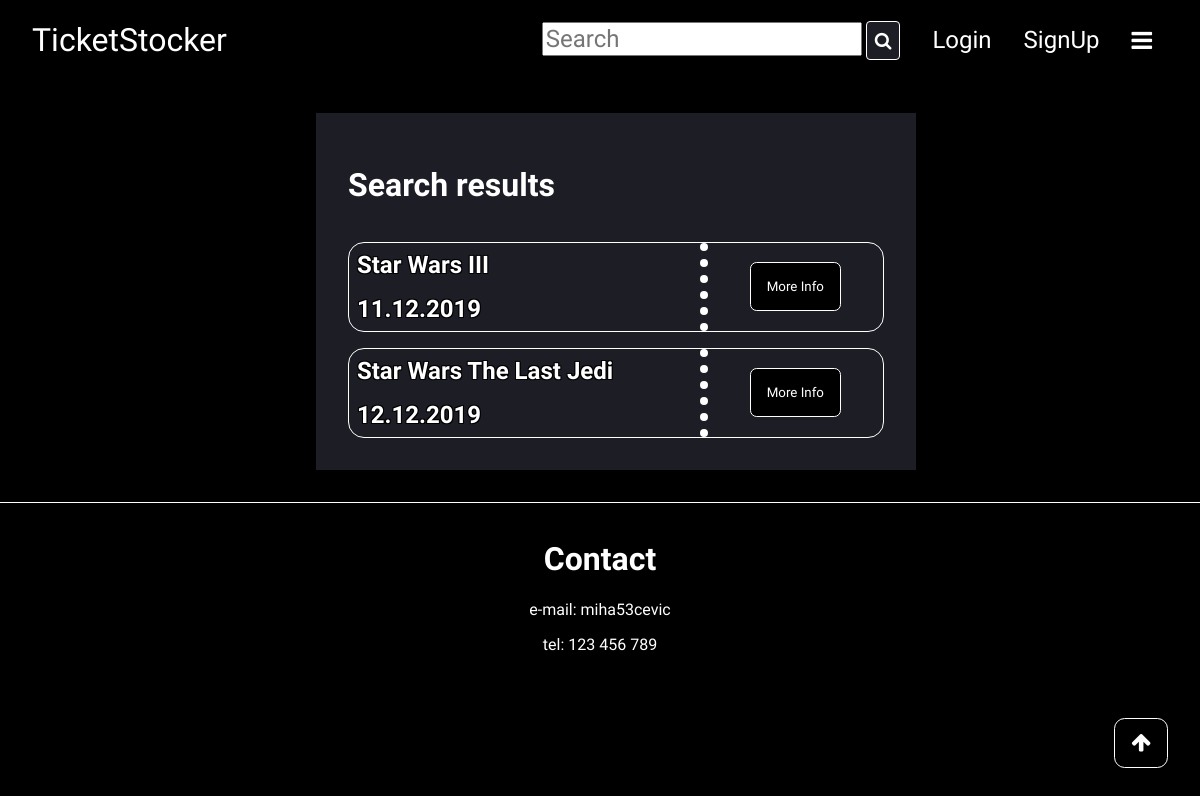
Page /search.php?results=Star Wars on the earlier database version.
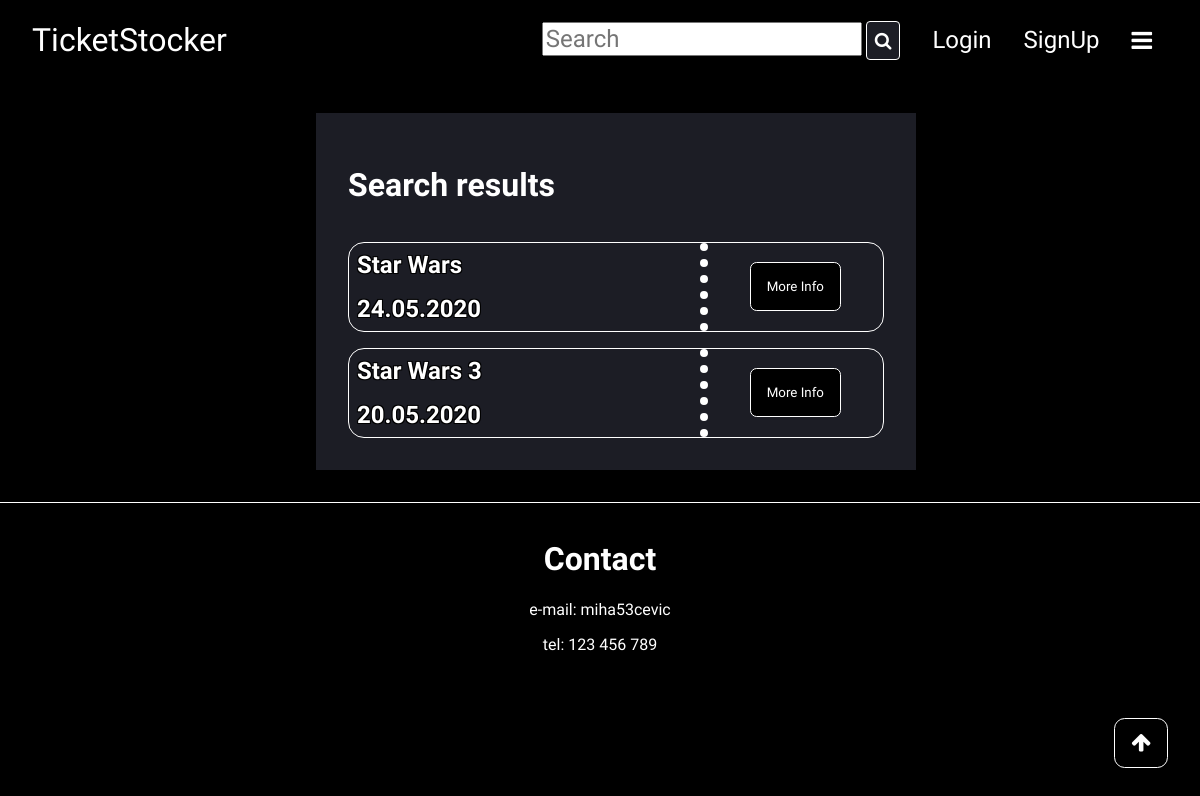
Same page on the later database version.
### tables this page shows
CREATE TABLE `ticket` (
  `id` int(11) NOT NULL,
  `name` varchar(255) NOT NULL,
  `date` date NOT NULL,
  `price` int(11) NOT NULL
);

### src/includes/utils.php (called while the page is built)
<?php
require_once 'SqlHandler.php';
function createSqlHandler() {
    return new SqlHandler('localhost', 'root', '', 'ticket_stocker');
}
function sql_data_exists($handler) {
    return count($handler->data) > 0;
}
?>

### src/includes/SqlHandler.php (called while the page is built, shortened)
<?php
    class SqlHandler {
        public $mysqli;
        function __construct($ip, $user, $pass, $database) {
            $this->mysqli = mysqli_connect($ip, $user, $pass, $database);
        }
        function querry($sql, $read) {
            $result = mysqli_query($this->mysqli, $sql);
            return true;
        }
    };
?>

### src/search.php (the view, shortened to what this page needs)
<?php
    require_once 'includes/utils.php';
    if (!empty($_GET) && isset($_GET['search_query']) && $_GET["search_query"] != '') {
        $name = $_GET['search_query'];
    } else if (!empty($_GET) && isset($_GET['results'])) {
        $name = $_GET['results'];
    }
    if (isset($name)) {
        $handler = createSqlHandler();
        $handler->querry("SELECT id, name, date FROM ticket WHERE ticket.name LIKE '%$name%'", true);
    }
    if (isset($name) && sql_data_exists($handler)) {
        $exists = true;
    } else {
        $exists = false;
    }
?>
<!DOCTYPE html>
<html lang="en">
<head>
    <link rel='stylesheet' href='https://cdnjs.cloudflare.com/ajax/libs/font-awesome/4.7.0/css/font-awesome.min.css'>
    <link rel="stylesheet" href="main.css">
</head>
<body>
    <a href="#top" class="fa fa-arrow-up fa-lg top-icon button"></a>
    <main class="main">
            <header class="header">
                <h1 class="header-title"> <a href="index.php" class="header-title">TicketStocker</a> </h1>
                <div class="col justify-content-center relative">
                    <form action='' method='GET'>
                        <input class="search-field" style='width: 20rem' type="search" placeholder="Search"
                            name='search_query'>
                        <button class="button search-button align-self-center" id="searchButton"><i
                                class="fa fa-search"></i></button>
                    </form>
                </div>
                <?php
                    if (isset($_SESSION['user'])) {
                       printf('<a class="header-greet">Welcome, %s</a>', $_SESSION['user']);
                        if ($_SESSION['type'] == 'admin') {
                            print('<a class="header-item" href="admin/admin.php">AdminPage</a>');
                        }
                       print('<a class="header-item" href="logout.php">Logout</a>');
                    } else {
                        print('<a class="header-item" href="login.php">Login</a>');
                        print('<a class="header-item" href="signup.php">SignUp</a>');
                        print('<i class="fa fa-bars fa-lg header-item" id="navButton"></i>');
                    }
                ?>
            </header>
        <div class="container transparent" style='width: 600px'>
            <div class="container w100">
                <div class="content">
                    <h1 class="hHeader textLeft"> Search results </h1>
                    <?php
                        if (isset($exists) && $exists) {
                            foreach ($handler->data as $row) {
                                printf('<div class="ticket-pannel" style="background-image: url(../images/%s.jpg);">', $row['id']);
                                printf('<div class="ticket-text">');
                                printf('<p class="ticket-p">%s</p>', $row['name']);
                                printf('<p class="ticket-p">%s</p>', date_format(date_create($row['date']), 'd.m.Y'));
                                printf('</div>');
                                printf('<div class="ticket-button-area">');
                                print('<form action="ticket/ticket_info.php" method="GET">');
                                print('<button type="submit" class="button" type="button">More Info</button>');
                                printf('<input type="hidden" name="id" value="%s">', $row['id']);
                                print('</form>');
                                printf('</div>');
                                printf('</div>');
                            }
                        }
                    ?>
                </div>
            </div>
        </div>
        <footer class="footer">
            <h1>Contact</h1>
            <p>e-mail: miha53cevic</p>
            <p>tel: 123 456 789</p>
        </footer>
    </main>
</body>
</html>

Differences in the rows shown:
removed ticket: name "Star Wars III", date "11.12.2019"
removed ticket: name "Star Wars The Last Jedi", date "12.12.2019"
added ticket: name "Star Wars", date "24.05.2020"
added ticket: name "Star Wars 3", date "20.05.2020"
